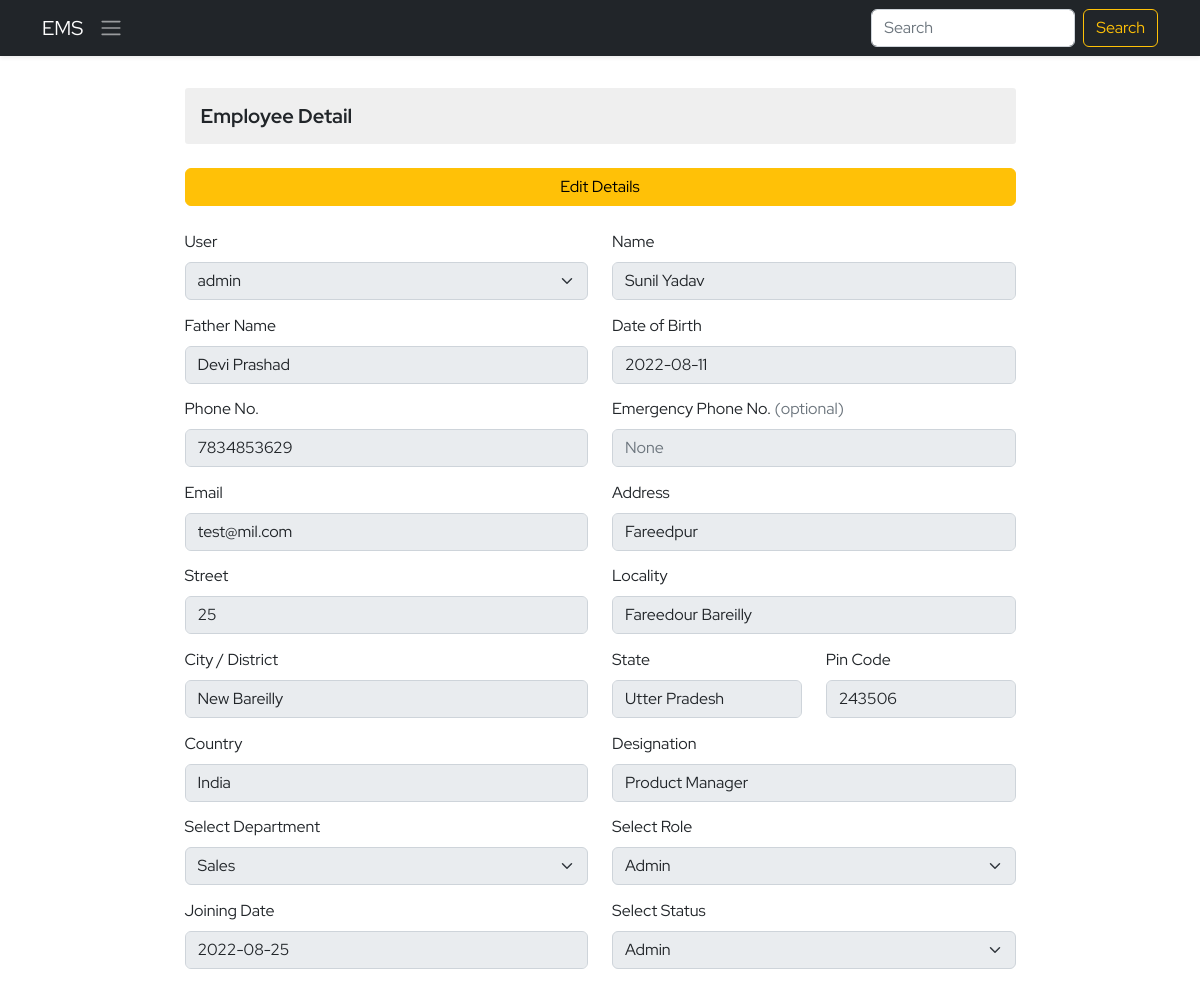
The page /ems/employee-detail/1/ on the database as committed earlier.
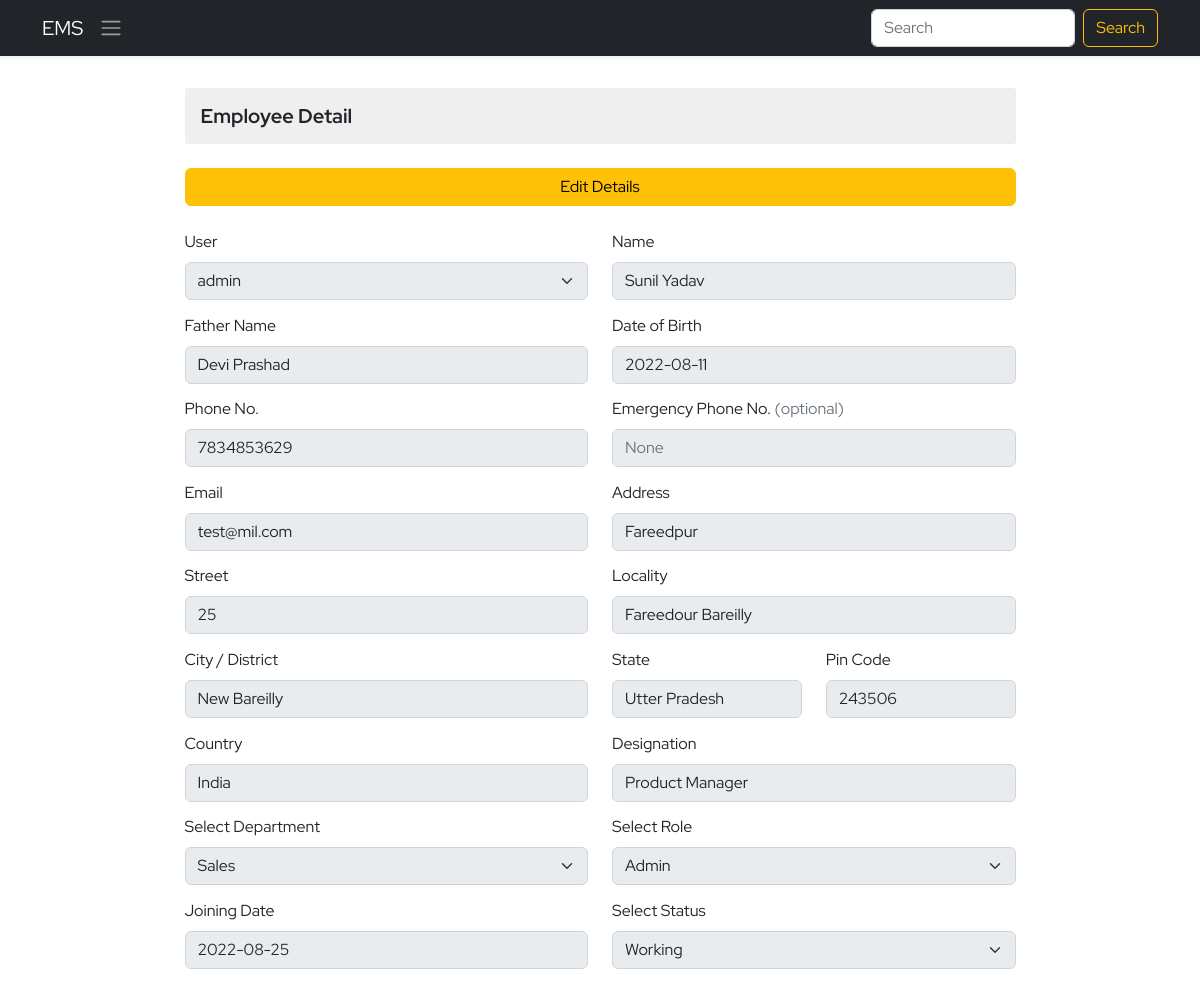
The same page on the database as committed later.
### ems/models.py (models this page shows, shortened)
class Employee(models.Model):
    empid=models.AutoField(primary_key=True)
    user=models.OneToOneField(User,on_delete=models.CASCADE)
    name=models.CharField(max_length=50)
    father_name=models.CharField(max_length=50)
    dob=models.DateField()
    email=models.EmailField(max_length=100)
    mobile_no=models.IntegerField()
    emergency_mobile_no=models.IntegerField(null=True,blank=True)
    address=models.OneToOneField(Address, on_delete=models.CASCADE,blank=True, null=True,)
    designation=models.CharField(max_length=70)
    role=models.ForeignKey(Role, on_delete=models.SET_NULL,blank=True, null=True,)
    department=models.ForeignKey(Department, on_delete=models.SET_NULL,blank=True, null=True,)
    joining_date=models.DateField()
    status=models.CharField(max_length=15)

### ems/views.py (the view, shortened to what this page needs)
# urls.py: path('employee-detail/<empid>/',employeeDetail,name='employee-detail'),
def employeeDetail(request, empid):
    context = {}
    try:
        employee_obj = Employee.objects.get(empid=empid)
        user_obj = User.objects.get(username=employee_obj.user)
        department_obj = Department.objects.all()
        role_obj = Role.objects.all()
        context['departments'] = department_obj
        context['roles'] = role_obj
        context['employee_obj'] = employee_obj
        addres_obj = Address.objects.get(user=user_obj)
        context['address_obj'] = addres_obj
    except Exception as e:
        print('Employee Detail Exception : ', e)
    return render(request, 'ems/employee_detail.html', context)

### ems/models.py (called while the page is built)
    def __str__(self):
        return self.name

    def __str__(self):
        return self.name

### ems/templates/ems/employee_detail.html (shortened to what the changed rows need)
{% extends './base.html' %}
{% block body %}
<div class="container py-4">
    <div class="row d-felx justify-content-center align-items-center">
        <div class="col-9">
            <form action="" method="post" class="mt-4 add-employee">
                <div class="row gy-1">
                    <div class="mb-3 col-12 col-sm-6">
                        <label for="select-user" class="form-label">User </label>
                        <select readonly class="form-select employee_detail" aria-label="Default select example"
                            id="select-user" required name="select-user">
                            <option value="{{employee_obj.user}}" selected>{{employee_obj.user}}</option>
                        </select>
                    </div>
                    <div class="mb-3 col-12 col-sm-6">
                        <label for="fname" class="form-label">Name</label>
                        <input type="text" class="form-control employee_detail" id="fname" name="employee-name" required
                            value="{{employee_obj.name}}">
                    </div>
                    <div class="mb-3 col-12 col-sm-6">
                        <label for="father-name" class="form-label">Father Name</label>
                        <input type="text" class="form-control employee_detail" id="father-name" name="father-name"
                            required value="{{employee_obj.father_name}}" readonly>
                    </div>
                    <div class="mb-3 col-12 col-sm-6">
                        <label for="dob" class="form-label">Date of Birth</label>
                        <input type="text" class="form-control employee_detail"
                            value="{{employee_obj.dob | date:'Y-m-d'}}" id="dob" name="employee-dob" required>
                    </div>
                    <div class="mb-3 col-12 col-sm-6">
                        <label for="email" class="form-label">Phone No.</label>
                        <input type="number" class="form-control employee_detail" id="email"
                            value="{{employee_obj.mobile_no}}" name="phone-number" required>
                    </div>
                    <div class="mb-3 col-6">
                        <label for="ephone" class="form-label">Emergency Phone No. <span class="text-muted">(optional)</span> </label>
                        <input type="number" value="{{employee_obj.emergency_mobile_no}}" class="form-control employee_detail" id="ephone" placeholder="None"
                            name="ephone-number">
                    </div>
                    <div class="mb-3 col-12 col-sm-6">
                        <label for="email" class="form-label">Email</label>
                        <input type="email" class="form-control employee_detail" id="email"
                            value="{{employee_obj.email}}" name="email" required>
                    </div>
                    <div class="mb-3 col-12 col-sm-6">
                        <label for="designation" class="form-label">Designation</label>
                        <input type="text" class="form-control employee_detail" id="designation" required
                            value="{{employee_obj.designation}}" name="designation">
                    </div>
                    <div class="mb-3 col-12 col-sm-6">
                        <label for="joining-date" class="form-label">Joining Date</label>
                        <input type="text" class="form-control employee_detail" id="dob" name="joining-date" required
                            value="{{employee_obj.joining_date | date:'Y-m-d' }}">
                    </div>
                    <div class="mb-3 col-12 col-sm-6">
                        <label for="select-status" class="form-label">Select Status</label>
                        <select class="form-select employee_detail" aria-label="Default select example"
                            id="select-status" name="select-status" required>
                            {% if employee_obj.status == 'Working' %}
                            <option value="{{employee_obj.role}}" selected>{{employee_obj.status}}</option>
                            {% else %}
                            <option value="{{employee_obj.role}}" selected>{{employee_obj.status}}</option>
                            {% endif %}
                        </select>
                    </div>
            </form>
        </div>
    </div>
</div>
{% endblock body %}

Rows that differ between the two databases and show on the page:
changed Employee "Sunil Yadav": select-status "Admin" → "Working"
